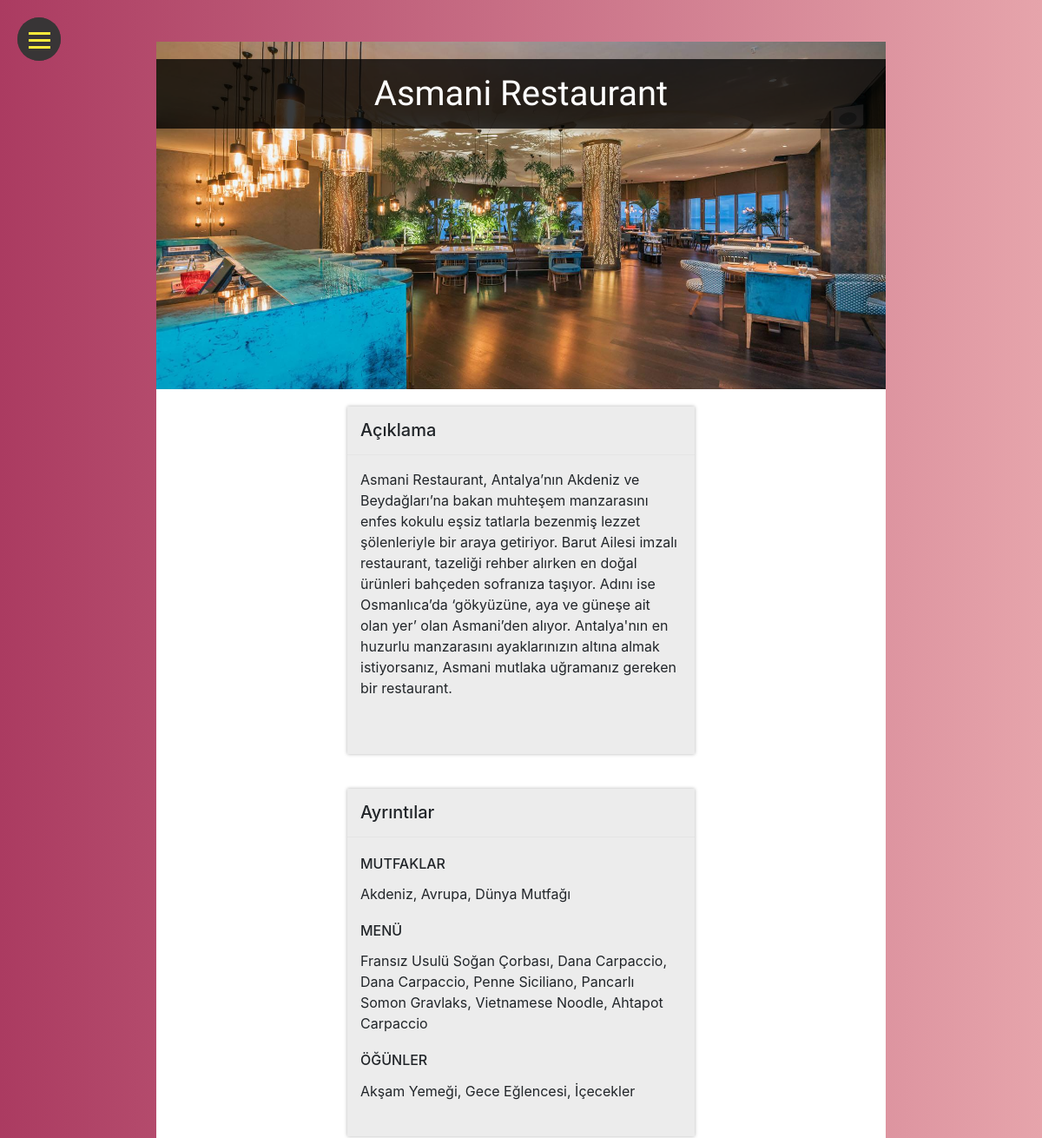
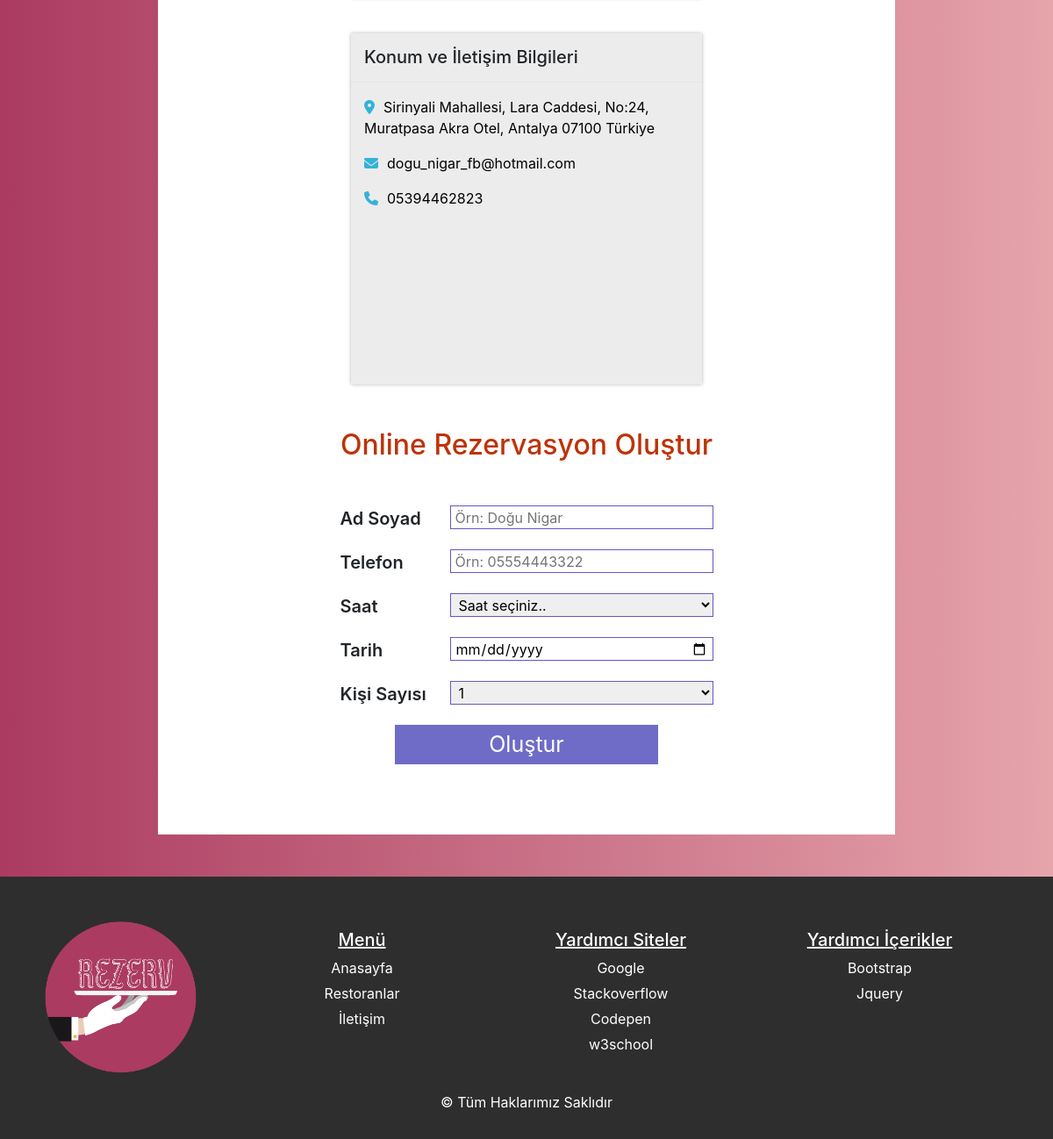
/asmani-restaurant.php, run on the app's committed database (2 pictures, top to bottom).
### tables this page shows
CREATE TABLE `restoranlar` (
  `ID` int(11) NOT NULL,
  `YONLENDIRME` varchar(1000) NOT NULL,
  `RESTORAN_ADI` varchar(1000) NOT NULL,
  `RESIM` varchar(1000) NOT NULL,
  `RESIM_ADMIN` varchar(1000) NOT NULL,
  `ACIKLAMA` varchar(5000) DEFAULT NULL,
  `MUTFAKLAR` varchar(1000) DEFAULT NULL,
  `MENU` varchar(1000) DEFAULT NULL,
  `OGUNLER` varchar(1000) DEFAULT NULL,
  `KONUM` varchar(1000) DEFAULT NULL,
  `EPOSTA` varchar(200) DEFAULT NULL,
  `TELEFON` varchar(200) DEFAULT NULL,
  `DURUM` int(11) NOT NULL
);

CREATE TABLE `logo` (
  `ID` int(11) NOT NULL,
  `LOGO` varchar(150) NOT NULL,
  `LOGO_ADMIN` varchar(150) NOT NULL,
  `RECORD_DATE` datetime NOT NULL DEFAULT CURRENT_TIMESTAMP,
  `UPDATE_DATE` datetime NOT NULL DEFAULT CURRENT_TIMESTAMP ON UPDATE CURRENT_TIMESTAMP,
  `WHO_ADDED` text NOT NULL
);

### asmani-restaurant.php (the view, shortened to what this page needs)
<?php
    $file = $_SERVER["SCRIPT_NAME"];
    $file = substr($file, 1);
    include "admin/properties/veritabani.php";
    $sql = "SELECT * FROM `restoranlar` WHERE `YONLENDIRME` = '$file' AND `DURUM` = 1";
    $query = mysqli_query($dbconnect, $sql);
    $kayit = mysqli_fetch_assoc($query);
    $baslik = $kayit['RESTORAN_ADI'];
    $resim = $kayit['RESIM'];
    $yazi = $kayit['ACIKLAMA'];
    $mutfaklar = $kayit['MUTFAKLAR'];
    $menuler = $kayit['MENU'];
    $ogun = $kayit['OGUNLER'];
    $location = $kayit['KONUM'];
    $posta = $kayit['EPOSTA'];
    $tel = $kayit['TELEFON'];
?>
<!DOCTYPE html>
<html lang="tr">
<head>
    <?php include "assets/head.php"; ?>
</head>
<body>
    <?php include "assets/menu.php"; ?>
    <div class="container-fluid py-5">
        <div class="row justify-content-center">
            <div class="page">
                <div class="rest-header">
                    <div class="img">
                        <img src="<?php echo $resim; ?>" alt="">
                        <span><?php echo $baslik; ?></span>
                    </div>
                </div>
                <div class="info-container">
                    <?php
                        if($yazi != "")
                        {
                            print <<<__
                            <div class="info-box">
                                <h5>Açıklama</h5><hr />
                                <p>$yazi</p>
                            </div>
                            __;
                        }
                    ?>
                    <div class="info-box">
                        <h5>Ayrıntılar</h5><hr />
                        <h6>MUTFAKLAR</h6>
                        <p><?php echo $mutfaklar; ?></p>
                        <h6>MENÜ</h6>
                        <p><?php echo $menuler; ?></p>
                        <h6>ÖĞÜNLER</h6>
                        <p><?php echo $ogun; ?></p>
                    </div>
                    <div class="info-box">
                        <h5>Konum ve İletişim Bilgileri</h5><hr />
                        <a href="http://maps.google.com/?q=<?php echo $location; ?>" target="_blank">
                            <p><i class="fas fa-map-marker-alt"></i><?php echo $location; ?></p>
                        </a>
                        <a href="mailto:<?php echo $posta; ?>" target="_blank"><p><i class="fas fa-envelope"></i><?php echo $posta; ?></p></a>
                        <a href="tel:<?php echo $tel; ?>"><p><i class="fas fa-phone"></i><?php echo $tel; ?></p></a>
                    </div>
                </div>
                <div class="form-container">
                    <div class="head"><h2>Online Rezervasyon Oluştur</h2></div>
                    <div class="form-box">
                        <div class="form">
                            <form action="">
                                <div class="column">
                                    <span>Ad Soyad</span>
                                    <input type="text" name="name" id="name" placeholder="Örn: Doğu Nigar" required>
                                </div>
                                <div class="column">
                                    <span>Telefon</span>
                                    <input type="text" name="tel" id="tel" placeholder="Örn: 05554443322" required>
                                </div>
                                <div class="column">
                                    <span>Saat</span>
                                    <select name="time" required>
                                        <option value="">Saat seçiniz..</option>
                                        <?php
                                            include "admin/properties/veritabani.php";
                                        ?>
                                    </select>
                                </div>
                                <div class="column">
                                    <span>Tarih</span>
                                    <input type="date" name="date" required>
                                </div>
                                <div class="column">
                                    <span>Kişi Sayısı</span>
                                    <select name="person">
                                        <option value="1">1</option>
                                    </select>
                                </div>
                                <div class="column">
                                    <input type="submit" name="form-gonder" value="Oluştur">
                                </div>
                                <div class="column">
                                </div>
                            </form>
                        </div>
                    </div>
                </div>
            </div>
        </div>
    </div>
    <?php include "assets/footer.php"; ?>
</body>
</html>

### assets/footer.php (shortened to what this page needs)
<?php
    include "admin/properties/veritabani.php";
    $sql = "SELECT * FROM `logo` WHERE `ID` = 1";
    $query = mysqli_query($dbconnect, $sql);
    $kayit = mysqli_fetch_assoc($query);
    $logo = $kayit['LOGO'];
?>
<footer>
    <div class="content">
        <div class="box">
            <div class="logo">
                <a href="index.php"><img src="<?php echo $logo; ?>"></a>
            </div>
            <div class="link">
                <h5>Menü</h5>
                <span><a href="index.php">Anasayfa</a></span>
                <span><a href="restoranlar.php">Restoranlar</a></span>
                <span><a href="iletisim.php">İletişim</a></span>
            </div>
            <div class="link">
                <h5>Yardımcı Siteler</h5>
                <span><a href="https://google.com" target="_blank">Google</a></span>
                <span><a href="https://stackoverflow.com/" target="_blank">Stackoverflow</a></span>
                <span><a href="http://codepen.io" target="_blank">Codepen</a></span>
                <span><a href="https://www.w3schools.com/" target="_blank">w3school</a></span>
            </div>
            <div class="link">
                <h5>Yardımcı İçerikler</h5>
                <span><a href="https://getbootstrap.com/docs/4.3/layout/overview/" target="_blank">Bootstrap</a></span>
                <span><a href="https://code.jquery.com/" target="_blank">Jquery</a></span>
            </div>
        </div>
    </div>
    <div class="copyright">&copy Tüm Haklarımız Saklıdır</div>
</footer>

### data on the page
restoranlar: RESIM (picture), RESTORAN_ADI "Asmani Restaurant", ACIKLAMA "Asmani Restaurant, Antalya’nın Akdeniz ve Beydağları’na bakan muhteşem manzarasını enfes kokulu eşsiz tatlarla bezenmiş lezzet şölenleriyle bir araya getiriyor. Barut Ailesi imzalı restaurant, tazeliği rehber alırken en doğal ürünleri bahçeden sofranıza taşıyor. Adını ise Osmanlıca’da ‘gökyüzüne, aya ve güneşe ait olan yer’ olan Asmani’den alıyor. Antalya'nın en huzurlu manzarasını ayaklarınızın altına almak istiyorsanız, Asmani mutlaka uğramanız gereken bir restaurant.", MUTFAKLAR "Akdeniz, Avrupa, Dünya Mutfağı", MENU "Fransız Usulü Soğan Çorbası, Dana Carpaccio, Dana Carpaccio, Penne Siciliano, Pancarlı Somon Gravlaks, Vietnamese Noodle, Ahtapot Carpaccio", OGUNLER "Akşam Yemeği, Gece Eğlencesi, İçecekler", KONUM "Sirinyali Mahallesi, Lara Caddesi, No:24, Muratpasa Akra Otel, Antalya 07100 Türkiye", EPOSTA "dogu_nigar_fb@hotmail.com", TELEFON "05394462823"
logo: LOGO (picture)
